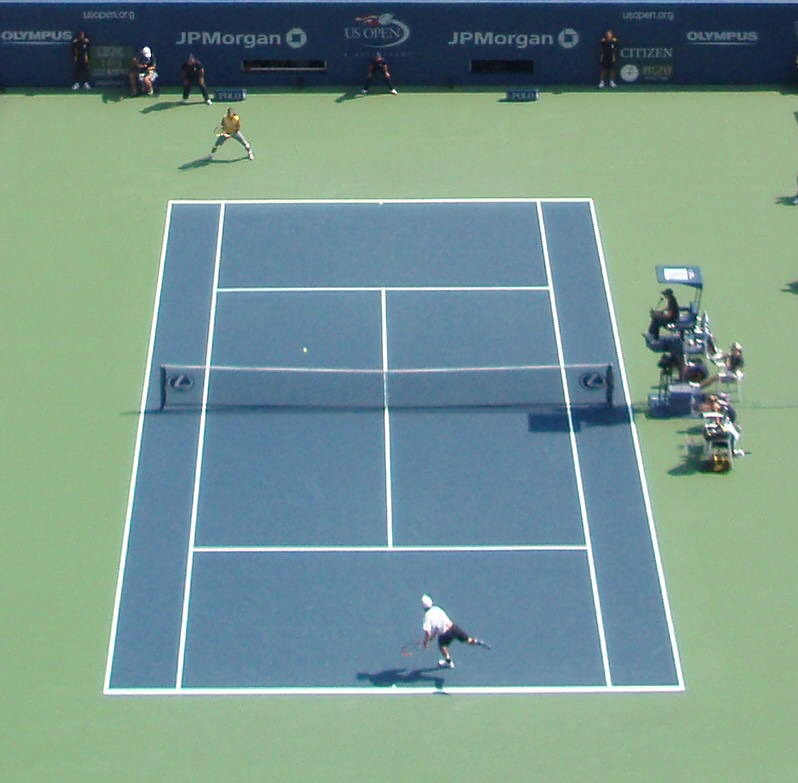
#> input picture court_arthur_ashe_hard.jpg, 798 x 783 px
$ python -i court.py   (imports and definitions only)
#> lines starting #> are read from the running program, lines starting #| are printed output that depends on the picture; after the words box and inside, x2 and y2 are one past the last pixel; in counts of white or black regions, pixels touching at a corner belong together
#> further down, picture is the input picture: shape (783, 798, 3); mean B, G, R 143, 149.2, 118.6
"""
Court mapper: detect court markings (or accept four manual corners) and compute
a homography to real-world tennis court coordinates in meters.

Standard court dimensions (doubles):
  Width:  10.97 m
  Length: 23.77 m

Automatic calibration understands two camera framings:

  * ``full``  — both baselines in view, e.g. an elevated side or corner camera.
  * ``half``  — net to near baseline only, as produced by a camera sitting
                behind one baseline. Distances remain correct because a
                homography extrapolates beyond its reference quad, but the far
                half is estimated rather than measured.

World coordinates are meters with the origin at the far-left doubles corner,
x across the court and y along its length.
"""

from __future__ import annotations

from itertools import combinations
from typing import NamedTuple

import cv2
import numpy as np


# Doubles court dimensions in meters
COURT_WIDTH = 10.97
COURT_LENGTH = 23.77
SINGLES_INSET = 1.37
SERVICE_LINE_Y = 5.485
NET_Y = COURT_LENGTH / 2

# World-space corners [TL, TR, BR, BL] in meters
WORLD_POINTS = np.float32([
    [0.0, 0.0],
    [COURT_WIDTH, 0.0],
    [COURT_WIDTH, COURT_LENGTH],
    [0.0, COURT_LENGTH],
])

# Painted court markings used to score automatic calibration candidates.
# The net is deliberately omitted because it is not a painted ground line.
COURT_LINES = [
    ((0.0, 0.0), (COURT_WIDTH, 0.0), 0.6),
    ((COURT_WIDTH, 0.0), (COURT_WIDTH, COURT_LENGTH), 0.6),
    ((COURT_WIDTH, COURT_LENGTH), (0.0, COURT_LENGTH), 0.6),
    ((0.0, COURT_LENGTH), (0.0, 0.0), 0.6),
    ((SINGLES_INSET, 0.0), (SINGLES_INSET, COURT_LENGTH), 1.0),
    ((COURT_WIDTH - SINGLES_INSET, 0.0),
     (COURT_WIDTH - SINGLES_INSET, COURT_LENGTH), 1.0),
    ((SINGLES_INSET, SERVICE_LINE_Y),
     (COURT_WIDTH - SINGLES_INSET, SERVICE_LINE_Y), 1.25),
    ((SINGLES_INSET, COURT_LENGTH - SERVICE_LINE_Y),
     (COURT_WIDTH - SINGLES_INSET, COURT_LENGTH - SERVICE_LINE_Y), 1.25),
    ((COURT_WIDTH / 2, SERVICE_LINE_Y),
     (COURT_WIDTH / 2, COURT_LENGTH - SERVICE_LINE_Y), 1.0),
]

# Markings of the near half only. The service line and centre service line
# carry extra weight: they are what distinguishes a true half-court fit from
# one that mistakes the service line for a baseline.
HALF_COURT_LINES = [
    ((0.0, COURT_LENGTH), (COURT_WIDTH, COURT_LENGTH), 0.6),
    ((0.0, NET_Y), (0.0, COURT_LENGTH), 0.6),
    ((COURT_WIDTH, NET_Y), (COURT_WIDTH, COURT_LENGTH), 0.6),
    ((SINGLES_INSET, NET_Y), (SINGLES_INSET, COURT_LENGTH), 1.0),
    ((COURT_WIDTH - SINGLES_INSET, NET_Y),
     (COURT_WIDTH - SINGLES_INSET, COURT_LENGTH), 1.0),
    ((SINGLES_INSET, COURT_LENGTH - SERVICE_LINE_Y),
     (COURT_WIDTH - SINGLES_INSET, COURT_LENGTH - SERVICE_LINE_Y), 1.5),
    ((COURT_WIDTH / 2, NET_Y),
     (COURT_WIDTH / 2, COURT_LENGTH - SERVICE_LINE_Y), 1.25),
]

HALF_WORLD_POINTS = np.float32([
    [0.0, NET_Y],
    [COURT_WIDTH, NET_Y],
    [COURT_WIDTH, COURT_LENGTH],
    [0.0, COURT_LENGTH],
])

# Service line to baseline. The service line is painted on the ground, so a
# quad anchored on it carries none of the net's height bias, at the cost of a
# shallower reference span. Its top corners are where the service line
# produced to the doubles sidelines meets them.
NEAR_WORLD_POINTS = np.float32([
    [0.0, COURT_LENGTH - SERVICE_LINE_Y],
    [COURT_WIDTH, COURT_LENGTH - SERVICE_LINE_Y],
    [COURT_WIDTH, COURT_LENGTH],
    [0.0, COURT_LENGTH],
])


class CourtModel(NamedTuple):
    """A candidate court layout that a detected quadrilateral may represent."""

    name: str
    quad: np.ndarray          # world corners matching the detected quad order
    lines: list               # [(start, end, weight)] scored against the image
    preference: float         # ranking bonus when two models fit equally well


# A full-court fit is preferred on near-ties: its reference quad spans the
# whole playing area, so player positions are interpolated rather than
# extrapolated. A half-court model must fit clearly better to win. Between the
# two half-court layouts, ``near`` edges out ``half`` because every corner of
# its quad sits on paint, whereas ``half`` borrows the net for its far edge.
COURT_MODELS = (
    CourtModel("full", WORLD_POINTS, COURT_LINES, 1.0),
    CourtModel("near", NEAR_WORLD_POINTS, HALF_COURT_LINES, 0.93),
    CourtModel("half", HALF_WORLD_POINTS, HALF_COURT_LINES, 0.92),
)

MIN_ACCEPTABLE_SCORE = 0.30

# A camera close to the court, e.g. beside a club court, can leave a corner
# of the reference quad far outside the frame. Such a fit is scored on its
# visible markings only, provided enough of the layout is in view.
MIN_VISIBLE_FRACTION = 0.6
FULL_VIEW_FRACTION = 0.97
MIN_PARTIAL_VIEW_SCORE = 0.6
CORNER_MARGIN = (0.75, 0.5)  # of frame width, height

# Grouping lines by vanishing point: how far a line may point away from it,
# and how many of the best-supported points are paired up as line families.
VANISHING_TOLERANCE_DEG = 1.5
VANISHING_POINTS_TRIED = 3

# Degrees from horizontal. From an off-centre camera a doubles sideline can
# lie flatter than 32 degrees, while baselines seen from a corner can be steeper,
# so no single cutoff separates the two. Segments inside this band are offered
# as both transverse and longitudinal, and whole-layout scoring picks the role.
AMBIGUOUS_ANGLE = (24.0, 40.0)

# Court paint covers a few percent of a frame. When far more of it passes the
# brightness test the image is washed out or heavily degraded, every candidate
# lands near some bright pixel, and the score stops discriminating between
# layouts. Refuse to calibrate rather than return a confident wrong answer.
MAX_MASK_DENSITY = 0.35


class CourtMapper:
    """Maps pixel coordinates to real-world court coordinates via homography."""

    def __init__(self):
        self._H = None
        self._pixel_corners = []
        self._auto_score = None
        self._model = None

    # ── Automatic calibration ──────────────────────────────────────────────

    def auto_calibrate(
        self,
        frame: np.ndarray,
        debug_path: str | None = None,
    ) -> bool:
        """
        Detect painted court lines and recover the court homography.

        Candidate quadrilaterals are built from pairs of transverse and
        longitudinal Hough lines. Each candidate is scored against every known
        court layout by projecting that layout's full set of markings and
        measuring their overlap with bright, low-saturation pixels. Scoring the
        complete layout, rather than only the quad outline, is what stops a
        service box or a single half from being mistaken for the full court.
        """
        if frame is None or frame.size == 0:
            return False

        image, scale = self._working_image(frame)
#> scale = 1
        h, w = image.shape[:2]

        mask = self._line_mask(image)
        if np.count_nonzero(mask) > MAX_MASK_DENSITY * mask.size:
            return False

        families = self._detect_lines(mask, w, h)
        if not families:
            return False

        distance_map, nearest = self._nearest_line_pixel(mask)
        samples = {
            model.name: self._line_samples(model.lines)
            for model in COURT_MODELS
        }
        tolerance = max(2.5, w / 320.0)

        best = None  # (adjusted_score, raw_score, model, corners)
        seen = set()
        for corners in (
            quad
            for transverse, longitudinal in families
            for quad in self._candidate_quads(transverse, longitudinal, w, h)
        ):
            key = tuple(np.rint(corners).astype(int).ravel())
            if key in seen:
                continue
            seen.add(key)
            for model in COURT_MODELS:
                world_to_pixel = cv2.getPerspectiveTransform(
                    model.quad, corners
                )
                points, weights = samples[model.name]
                score = self._score_projection(
                    points, weights, world_to_pixel, distance_map,
                    w, h, tolerance,
                )
                if score is None:
                    continue
                adjusted = score * model.preference
                if best is None or adjusted > best[0]:
                    best = (adjusted, score, model, corners)

        if best is None or best[1] < MIN_ACCEPTABLE_SCORE:
            return False

        _, score, model, corners = best
        world_to_pixel = cv2.getPerspectiveTransform(model.quad, corners)
        world_to_pixel, score = self._refine(
            world_to_pixel, model, samples[model.name], distance_map,
            nearest, w, h, tolerance, score,
        )

        # Undo the working-resolution downscale before storing the result.
        upscale = np.diag([1.0 / scale, 1.0 / scale, 1.0]).astype(np.float64)
        world_to_pixel = upscale @ world_to_pixel

        self._H = np.linalg.inv(world_to_pixel)
        self._model = model
        self._auto_score = score
        self._pixel_corners = [
            (float(x), float(y))
            for x, y in cv2.perspectiveTransform(
                model.quad.reshape(-1, 1, 2), world_to_pixel.astype(np.float32)
            ).reshape(-1, 2)
        ]
        if debug_path:
            self.save_debug_overlay(frame, debug_path)
        return True

    # ── Detection helpers ──────────────────────────────────────────────────

    @staticmethod
    def _working_image(frame: np.ndarray) -> tuple[np.ndarray, float]:
        scale = min(1.0, 960.0 / frame.shape[1])
        if scale < 1.0:
            return cv2.resize(
                frame, None, fx=scale, fy=scale, interpolation=cv2.INTER_AREA
            ), scale
        return frame.copy(), 1.0

    @staticmethod
    def _line_mask(image: np.ndarray) -> np.ndarray:
        """Thin, weakly saturated bright structures — court paint.

        Thresholding overall brightness is not enough at a real venue: a pale
        surround and banked seating are as bright as the paint and flood the
        mask, while paint on a dark surface is darker than both. A white
        top-hat responds only to structures narrower than its kernel, so broad
        bright regions drop out whatever their colour and the lines survive.
        """
        gray = cv2.cvtColor(image, cv2.COLOR_BGR2GRAY)
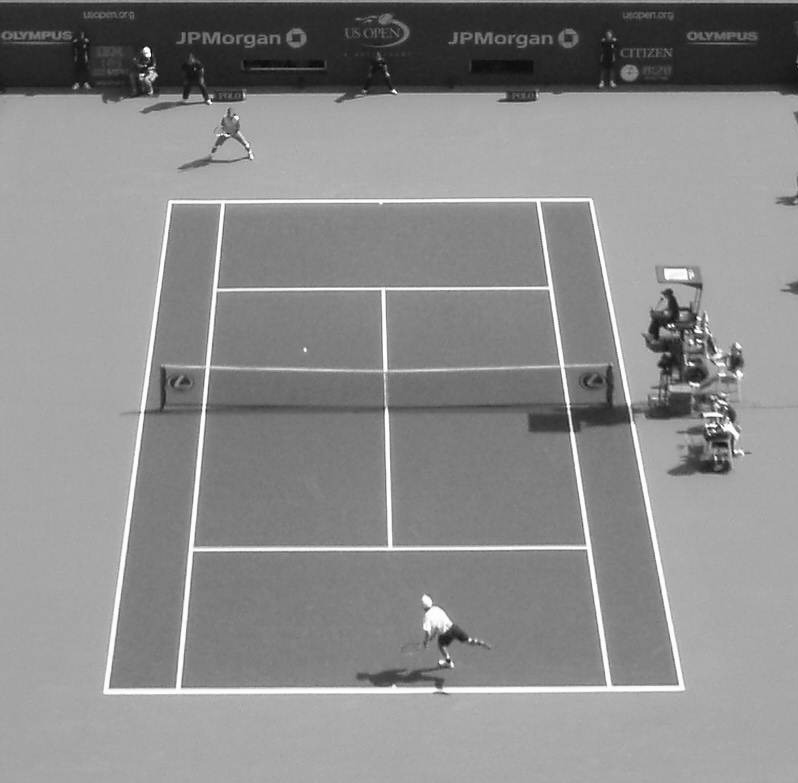
#> gray: shape (783, 798); min 3, max 255, mean 139.4
        # Kernel wider than any court line, so lines are kept and the regions
        # they are painted on are subtracted away.
        kernel_size = max(11, int(image.shape[1] * 0.022)) | 1
        tophat = cv2.morphologyEx(
            gray,
            cv2.MORPH_TOPHAT,
            cv2.getStructuringElement(
                cv2.MORPH_RECT, (kernel_size, kernel_size)
            ),
        )
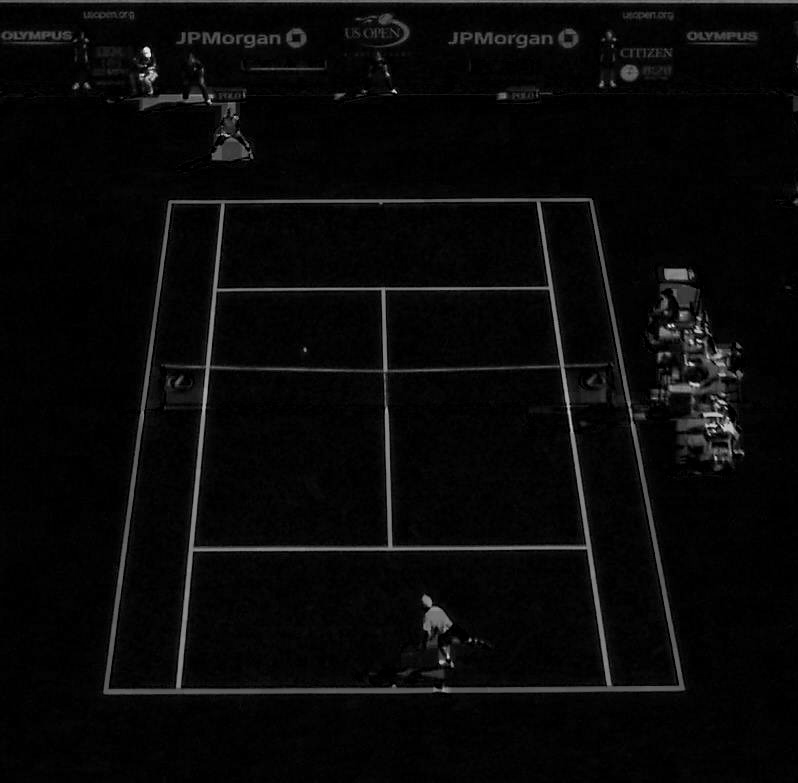
#> tophat: shape (783, 798); min 0, max 227, mean 8.6
        # Otsu adapts the contrast cutoff to indoor and outdoor courts.
        otsu_value, _ = cv2.threshold(
            tophat, 0, 255, cv2.THRESH_BINARY + cv2.THRESH_OTSU
        )
#> otsu_value = 47
        saturation = cv2.cvtColor(image, cv2.COLOR_BGR2HSV)[:, :, 1]
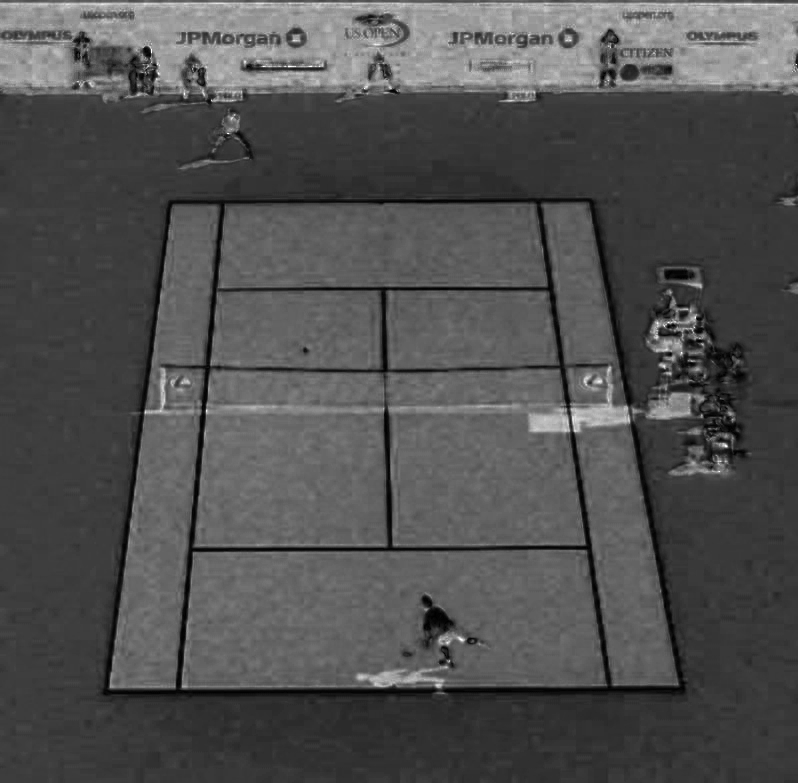
#> saturation: shape (783, 798); min 0, max 255, mean 80.8
        mask = np.where(
            (tophat >= max(18, int(otsu_value))) & (saturation <= 120), 255, 0
        ).astype(np.uint8)
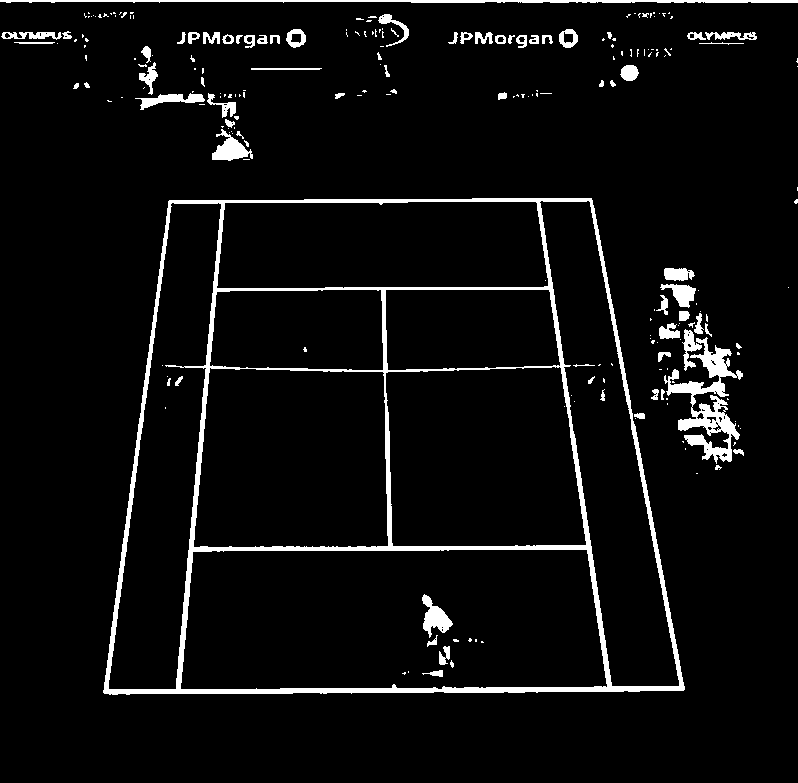
#> mask: shape (783, 798); 5.2% white; 227 white regions (153 under 20 px), largest, box (x1, y1, x2, y2) and area: (103, 198, 685, 695) 18166, (664, 337, 743, 464) 3203, (0, 0, 798, 3) 1906
        mask = cv2.morphologyEx(
            mask,
            cv2.MORPH_CLOSE,
            cv2.getStructuringElement(cv2.MORPH_RECT, (5, 3)),
        )
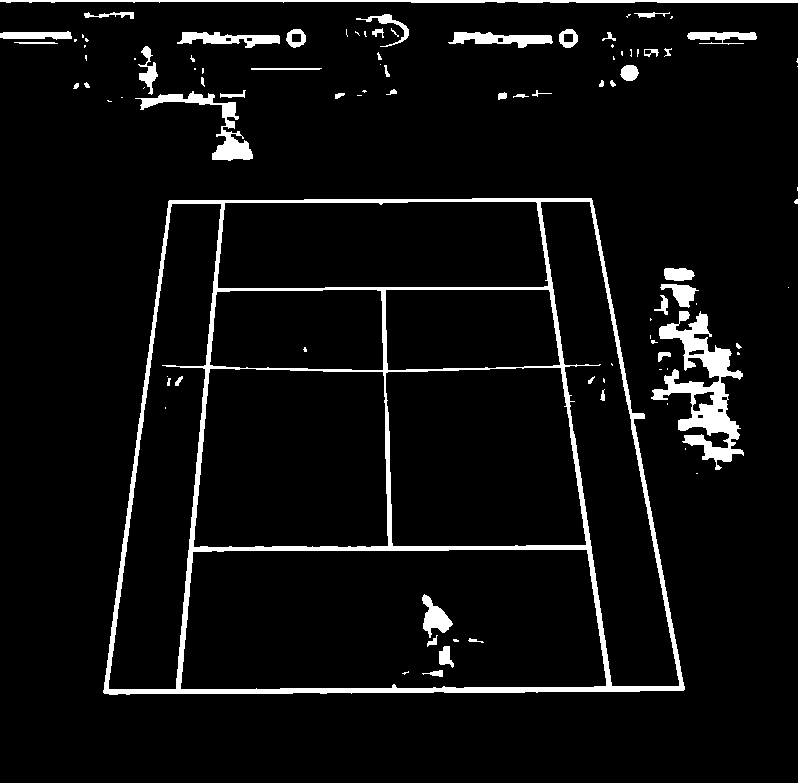
#> mask: shape (783, 798); 5.6% white; 96 white regions (48 under 20 px), largest, box (x1, y1, x2, y2) and area: (103, 198, 685, 695) 18411, (651, 311, 744, 470) 5038, (0, 0, 798, 3) 1938
        return CourtMapper._prune_speckle(
            mask, min_extent=max(12, int(image.shape[1] * 0.02))
        )

    @staticmethod
    def _prune_speckle(mask: np.ndarray, min_extent: int) -> np.ndarray:
        """Drop blobs too small to be a court line, so scoring stays honest."""
#> called with min_extent = 15
        count, labels, stats, _ = cv2.connectedComponentsWithStats(mask, 8)
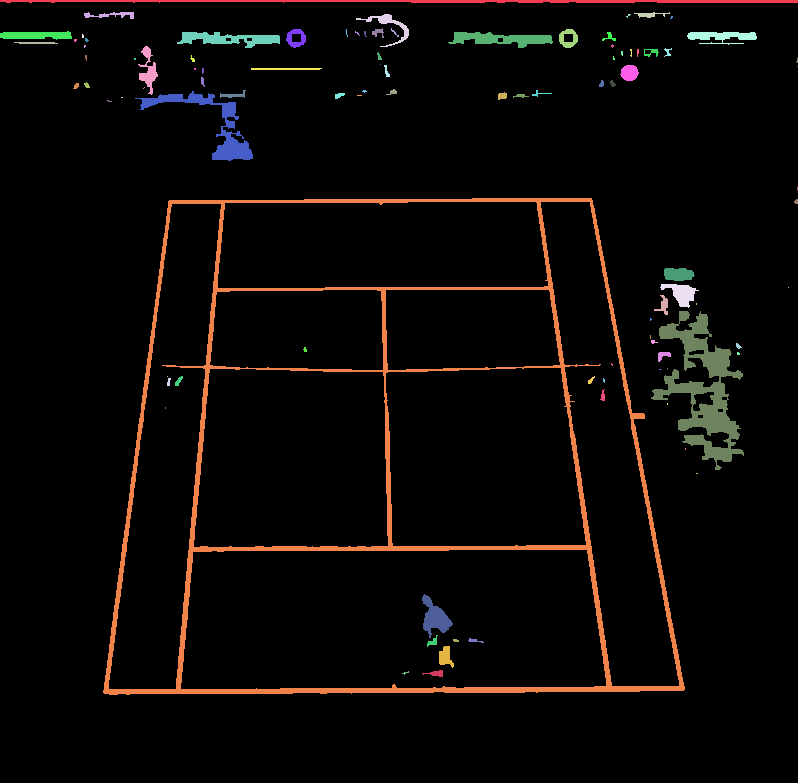
#> labels: shape (783, 798) int32; 97 distinct labels, from 0 to 96; one colour per label, 0 black
#> count = 97; stats = 97 rows, first 6: [0, 2, 798, 781, 589902], [0, 0, 798, 3, 1938], [84, 12, 50, 7, 167], [634, 12, 36, 6, 99], [356, 14, 53, 33, 334], [626, 14, 5, 4, 8]
        if count <= 1:
            return mask
        extent = np.maximum(
            stats[:, cv2.CC_STAT_WIDTH], stats[:, cv2.CC_STAT_HEIGHT]
        )
#> extent = 97 values, max 798 at index 0, min 1 at index 37, mean 39.41
#> (the rest of the program and of its run is left out)
